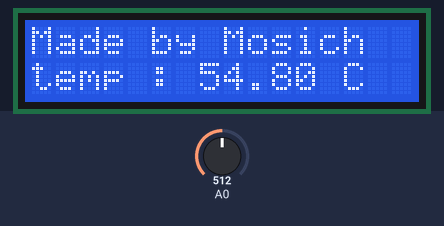
The sketch below on a simulated Arduino Uno, built with avr-gcc and run on an emulated ATmega328P. Shown: 16×2 character LCD. The inputs (shaded band) are chosen by the test bench; at power-on: A0 = 512.

Above: at 1.2 s.
1.3 s: A0 set to 716
At 1.89 s:
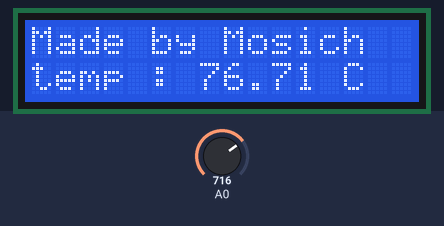
4.3 s: A0 set to 900
At 4.74 s:
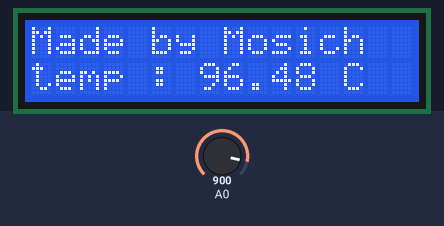
6.0 s: A0 set to 1023
At 6.37 s:
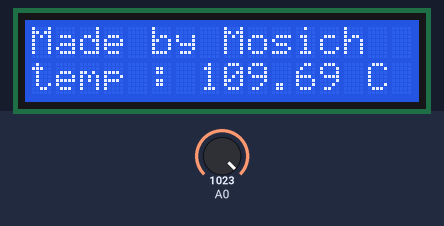
Timing chart, 0 to 9.0 s (numbered marks = the images above; inputs shaded):
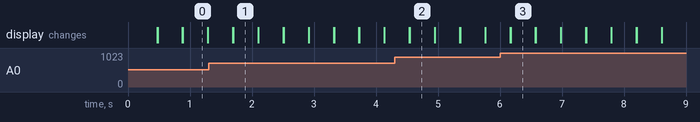

The sketch:

lcd.ino
```cpp
#include <LiquidCrystal.h>
double temp,tempC;
LiquidCrystal lcd(12, 11, 5, 4, 3, 2); // LiquidCrystal lcd(rs, enable, D4, D5, D6, D7);

void setup(){
 analogReference(INTERNAL); // 1.1v Vref
lcd.begin(16,2); // (column, row);

lcd.clear();


}

void loop(){
  temp= analogRead(A0);
  tempC = (1.0742 * temp/ 10) - 0.20;

  lcd.setCursor(0,0);
  lcd.print("Made by Mosich");
  lcd.setCursor(0,1);
  lcd.print("temp :");
  lcd.setCursor(7, 1);
  lcd.print(tempC);
  lcd.print(" C");
  delay(400);
  lcd.clear();

}
```

Measured:
- after the input at 1.3 s, the display: first differs from a run without the input after 0.40 s (image 1)
- after the input at 4.3 s, the display: first differs from a run without the input after 0.24 s (image 2)
- after the input at 6.0 s, the display: first differs from a run without the input after 0.17 s (image 3)
- what the display in image 0 shows lasts 0.4 s, from 0.9 s to 1.3 s
